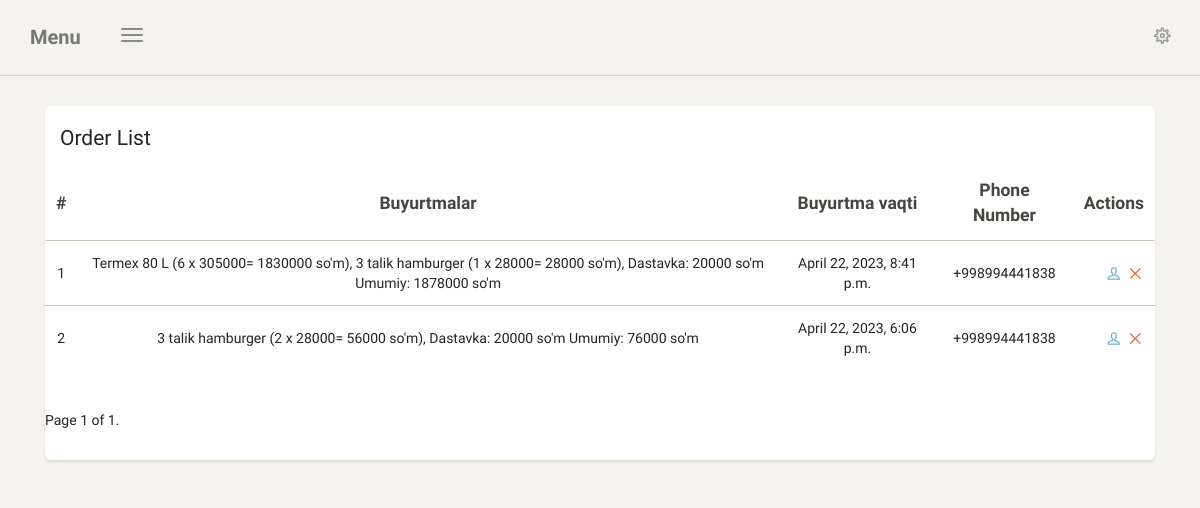
Before: /order/list/ (signed in) with the older database file.
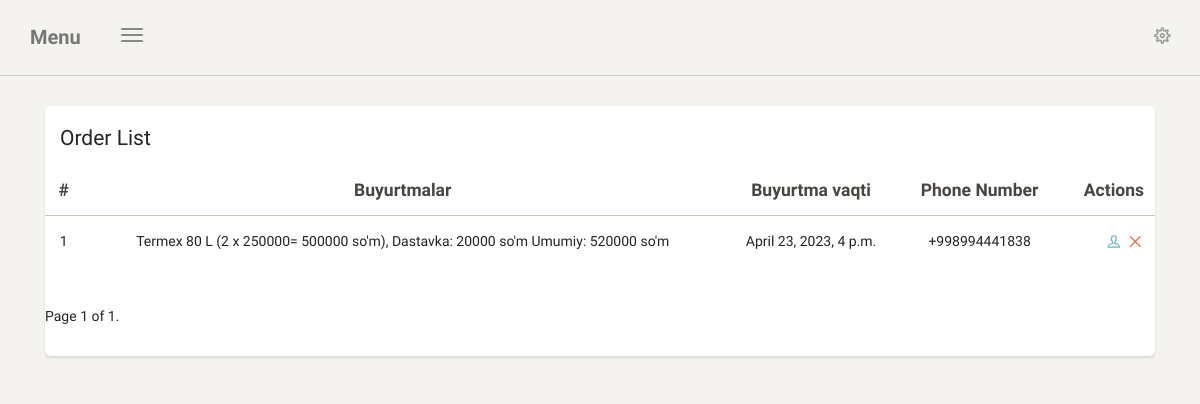
After: the same page with the newer database file.
### app1/models.py (models this page shows, shortened)
class Orders(models.Model):
    user_id = models.BigIntegerField()
    phone_number = models.CharField(max_length=50)
    product = models.TextField()
    created_at = models.DateTimeField(auto_now_add=True)

### app1/views.py (the view, shortened to what this page needs)
# urls.py: path('order/list/', order_list, name='order_list'),
@login_required
def order_list(request):
    orders = Orders.objects.all().order_by('-pk')
    paginator = Paginator(orders, 15)
    page_number = request.GET.get('page')
    page_obj = paginator.get_page(page_number)
    return render(request, 'orders/list.html', {'orders': orders, 'page_obj': page_obj})

### templates/orders/list.html (shortened to what this page needs)
{% extends 'index.html' %}
{% load static %}
{% block context %}
    <div class="col-md-12">
        <div class="card">
            <div class="card-header">
                <h4 class="card-title">Order List</h4>
                {% if not search %}
                    </div>
                {% endif %}
            <div class="card-content table-responsive table-full-width">
                <table class="table">
                    <thead>
                    <tr>
                        <th class="text-center"><strong>#</strong></th>
                        <th class="text-center"><strong>Buyurtmalar</strong></th>
                        <th class="text-center"><strong>Buyurtma vaqti</strong></th>
                        <th class="text-center"><strong>Phone Number</strong></th>
                        <th class="text-right"><strong>Actions</strong></th>
                    </tr>
                    </thead>
                    <tbody>
                    {% for order in page_obj %}
                        <tr>
                            <td class="text-center">{{ forloop.counter }}</td>
                            <td class="text-center">{{ order.product }}</td>
                            <td class="text-center">{{ order.created_at }}</td>
                            <td class="text-center">{{ order.phone_number }}</td>
                            <td class="td-actions text-right">
                                <a href="{% url 'order_details' order.id %}" rel="tooltip" title="View Profile"
                                   class="btn btn-info btn-simple btn-xs">
                                    <i class="ti-user"></i>
                                </a>
                                <a href="{% url 'order_delete' order.id %}"
                                   onclick="confirm_product_delete({{ order.id }})" rel="tooltip" title="Remove"
                                   class="btn btn-danger btn-simple btn-xs">
                                    <i class="ti-close"></i>
                                </a>
                            </td>
                        </tr>
                    {% endfor %}
                    </tbody>
                </table>
                <div class="pagination">
                        <span class="step-links">
                            <span class="current">
                                Page {{ page_obj.number }} of {{ page_obj.paginator.num_pages }}.
                            </span>
                        </span>
                </div>
            </div>
        </div>
    </div>
{% endblock %}

### templates/index.html (shortened to what this page needs)
<!doctype html>
<html lang="en">
<head>
    {% load static %}
    <link href="{% static 'css/bootstrap.min.css' %}" rel="stylesheet"/>
    <link href="{% static 'css/paper-dashboard.css' %}" rel="stylesheet"/>
    <link href="https://maxcdn.bootstrapcdn.com/font-awesome/latest/css/font-awesome.min.css" rel="stylesheet">
    <link href="{% static 'css/themify-icons.css' %}" rel="stylesheet">
</head>
<body>
<div class="wrapper">
    <div class="main-panel">
        <nav class="navbar navbar-default">
            <div class="container-fluid">
                <div class="navbar-header">
                    <button type="button" class="navbar-toggle">
                        <span class="icon-bar bar1"></span>
                        <span class="icon-bar bar2"></span>
                        <span class="icon-bar bar3"></span>
                    </button>
                    <h1 class="navbar-brand">Menu</h1>
                </div>
                <div class="collapse navbar-collapse">
                    <ul class="nav navbar-nav navbar-right">
                        <li>
                            <a href="#settings" class="btn-rotate dropdown-toggle" data-toggle="dropdown">
                                <i class="ti-settings"></i>
                            </a>
                        </li>
                    </ul>
                </div>
            </div>
        </nav>
        <div class="content">
            <div class="container-fluid">
                {% block context %}
                {% endblock %}
            </div>
        </div>
    </div>
</div>
</body>
</html>

Changed rows visible on the page:
removed Orders: product "Termex 80 L (6 x 305000= 1830000 so'm), 3 talik hamburger (1 x 28000= 28000 so'm), Dastavka: 20000 so'm Umumiy: 1878000 so'm", created_at "April 22, 2023, 8:41 p.m.", phone_number "+998994441838"
removed Orders: product "3 talik hamburger (2 x 28000= 56000 so'm), Dastavka: 20000 so'm Umumiy: 76000 so'm", created_at "April 22, 2023, 6:06 p.m.", phone_number "+998994441838"
added Orders: product "Termex 80 L (2 x 250000= 500000 so'm), Dastavka: 20000 so'm Umumiy: 520000 so'm", created_at "April 23, 2023, 4 p.m.", phone_number "+998994441838"
